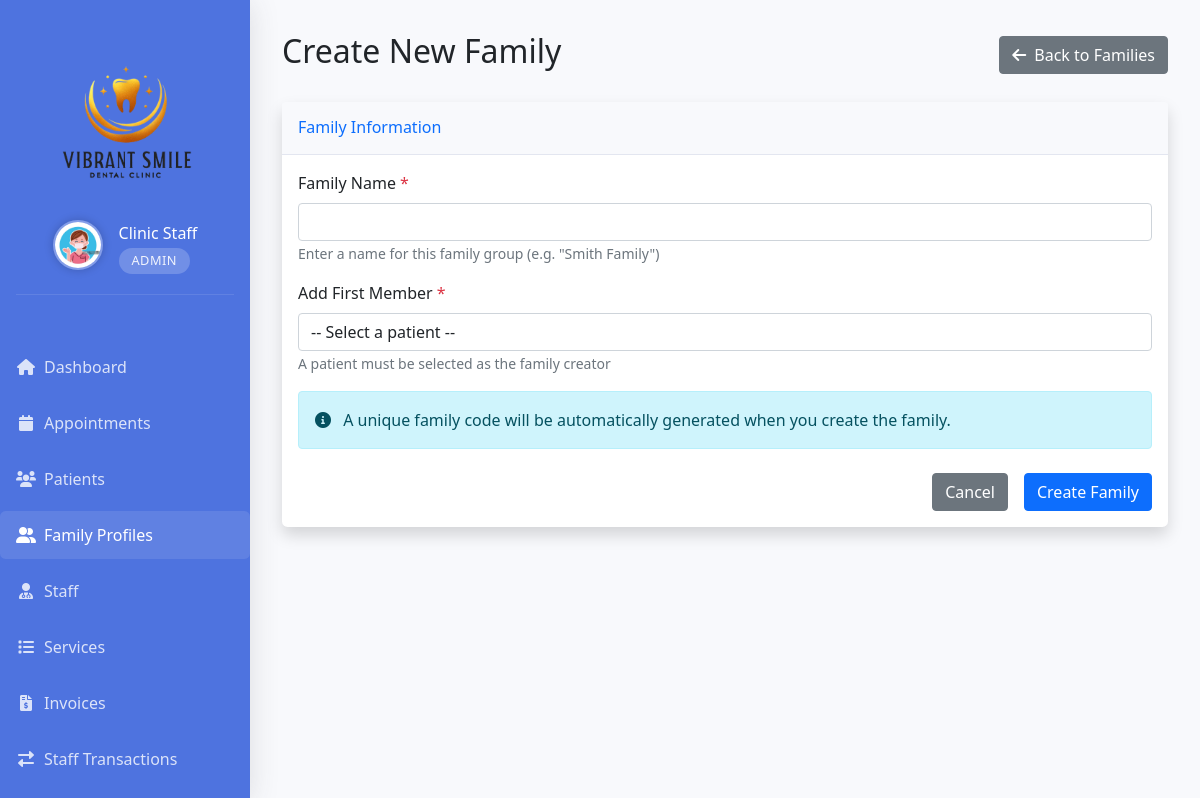
/admin/add_family.php (signed in), run on the app's committed database.
### tables this page shows
CREATE TABLE `users` (
  `id` int(11) NOT NULL,
  `username` varchar(50) NOT NULL,
  `password` varchar(255) NOT NULL,
  `role` enum('admin','doctor','patient') NOT NULL,
  `email` varchar(100) NOT NULL,
  `first_name` varchar(50) NOT NULL DEFAULT '',
  `middle_name` varchar(50) NOT NULL DEFAULT '',
  `last_name` varchar(50) NOT NULL DEFAULT '',
  `phone` varchar(20) DEFAULT NULL,
  `created_at` timestamp NOT NULL DEFAULT current_timestamp(),
  `updated_at` timestamp NOT NULL DEFAULT current_timestamp() ON UPDATE current_timestamp(),
  `active` tinyint(1) DEFAULT 1,
  `email_verified` tinyint(1) DEFAULT 0,
  `profile_picture` varchar(255) DEFAULT NULL
);

### admin/add_family.php (the view, shortened to what this page needs)
<?php
require_once "../config/database.php";
$family_name = "";
$family_name_err = "";
$patient_id = 0;
$error = "";
$current_page = "family_profiles";
require_once "includes/header.php";
?>
<div class="d-flex justify-content-between align-items-center mb-4">
    <h2>Create New Family</h2>
    <a href="family_profiles.php" class="btn btn-secondary">
        <i class="fas fa-arrow-left me-2"></i>Back to Families
    </a>
</div>
<div class="card shadow mb-4">
    <div class="card-header py-3">
        <h6 class="m-0 font-weight-bold text-primary">Family Information</h6>
    </div>
    <div class="card-body">
        <form method="post" action="<?php echo htmlspecialchars($_SERVER["PHP_SELF"]); ?>" id="addFamilyForm">
            <div class="mb-3">
                <label for="family_name" class="form-label">Family Name <span class="text-danger">*</span></label>
                <input type="text" class="form-control <?php echo !empty($family_name_err) ? 'is-invalid' : ''; ?>"
                       id="family_name" name="family_name" value="<?php echo htmlspecialchars($family_name); ?>" required>
                <small class="form-text text-muted">Enter a name for this family group (e.g. "Smith Family")</small>
            </div>
            <div class="mb-3">
                <label for="patient_id" class="form-label">Add First Member <span class="text-danger">*</span></label>
                <select class="form-control <?php echo ($patient_id <= 0 && !empty($error)) ? 'is-invalid' : ''; ?>"
                       id="patient_id" name="patient_id" required>
                    <option value="0">-- Select a patient --</option>
                </select>
                <small class="form-text text-muted">A patient must be selected as the family creator</small>
            </div>
            <div class="alert alert-info mb-4">
                <i class="fas fa-info-circle me-2"></i>
                A unique family code will be automatically generated when you create the family.
            </div>
            <div class="d-grid gap-2 d-md-flex justify-content-md-end">
                <a href="family_profiles.php" class="btn btn-secondary me-md-2">Cancel</a>
                <button type="submit" class="btn btn-primary">Create Family</button>
            </div>
        </form>
    </div>
</div>
<?php require_once "includes/footer.php"; ?>

### admin/includes/header.php (shortened to what this page needs)
<!DOCTYPE html>
<html lang="en">
<head>
    <link href="https://cdn.jsdelivr.net/npm/bootstrap@5.1.3/dist/css/bootstrap.min.css" rel="stylesheet">
    <link href="https://cdnjs.cloudflare.com/ajax/libs/font-awesome/6.0.0/css/all.min.css" rel="stylesheet">
    <link href="https://cdn.jsdelivr.net/npm/sweetalert2@11.7.32/dist/sweetalert2.min.css" rel="stylesheet">
    <link href="https://cdn.jsdelivr.net/npm/fullcalendar@5.11.3/main.min.css" rel="stylesheet">
</head>
<body>
    <div class="container-fluid">
        <div class="row">
            <div class="col-lg-2 px-0 sidebar" id="sidebar">
                <div class="logo-container">
                    <img src="../assets/images/logo_vibrant.png" alt="Vibrant SmileDental Logo" class="img-fluid logo-img">
                    <?php
                    $admin_id = $_SESSION["id"];
                    $admin_query = "SELECT first_name, last_name, profile_picture FROM users WHERE id = ?";
                    $admin_stmt = mysqli_prepare($conn, $admin_query);
                    mysqli_stmt_bind_param($admin_stmt, "i", $admin_id);
                    mysqli_stmt_execute($admin_stmt);
                    $admin_result = mysqli_stmt_get_result($admin_stmt);
                    $admin_info = mysqli_fetch_assoc($admin_result);
                    $admin_name = $admin_info['first_name'] . ' ' . $admin_info['last_name'];
                    $profile_pic = $admin_info['profile_picture'] ? '../' . $admin_info['profile_picture'] : '../assets/img/default-profile.png';
                    ?>
                    <div class="admin-profile mb-3">
                        <div class="d-flex align-items-center justify-content-center">
                            <img src="<?php echo $profile_pic; ?>" alt="Admin Profile" class="admin-profile-img rounded-circle me-3">
                            <div class="text-start">
                                <h4 class="text-white mb-0"><?php echo htmlspecialchars($admin_name); ?></h4>
                                <span class="admin-label">Admin</span>
                            </div>
                        </div>
                    </div>
                </div>
                <ul class="nav flex-column">
                    <li class="nav-item">
                        <a class="nav-link <?php echo $current_page === 'dashboard' ? 'active' : ''; ?>" href="dashboard.php">
                            <i class="fas fa-home me-2"></i> Dashboard
                        </a>
                    </li>
                    <li class="nav-item">
                        <a class="nav-link <?php echo $current_page === 'appointments' ? 'active' : ''; ?>" href="appointments.php">
                            <i class="fas fa-calendar me-2"></i> Appointments
                        </a>
                    </li>
                    <li class="nav-item">
                        <a class="nav-link <?php echo $current_page === 'patients' ? 'active' : ''; ?>" href="patients.php">
                            <i class="fas fa-users me-2"></i> Patients
                        </a>
                    </li>
                    <li class="nav-item">
                        <a class="nav-link <?php echo $current_page === 'family_profiles' ? 'active' : ''; ?>" href="family_profiles.php">
                            <i class="fas fa-user-friends me-2"></i> Family Profiles
                        </a>
                    </li>
                    <li class="nav-item">
                        <a class="nav-link <?php echo $current_page === 'staff' ? 'active' : ''; ?>" href="staff.php">
                            <i class="fas fa-user-md me-2"></i> Staff
                        </a>
                    </li>
                    <li class="nav-item">
                        <a class="nav-link <?php echo $current_page === 'services' ? 'active' : ''; ?>" href="services.php">
                            <i class="fas fa-list me-2"></i> Services
                        </a>
                    </li>
                    <li class="nav-item">
                        <a class="nav-link <?php echo $current_page === 'invoices' ? 'active' : ''; ?>" href="invoices.php">
                            <i class="fas fa-file-invoice-dollar me-2"></i> Invoices
                        </a>
                    </li>
                    <li class="nav-item">
                        <a class="nav-link <?php echo $current_page === 'transactions' ? 'active' : ''; ?>" href="transactions.php">
                            <i class="fas fa-exchange-alt me-2"></i> Staff Transactions
                        </a>
                    </li>
                    <li class="nav-item">
                        <a class="nav-link <?php echo $current_page === 'reports' ? 'active' : ''; ?>" href="reports.php">
                        </a>
                    </li>
                </ul>
            </div>
            <div class="col-lg-10 main-content" id="mainContent">

### admin/includes/header.php (style rules this page uses)
body { background: #f8f9fc; overflow-x: hidden; }
.sidebar { min-height: 100vh; background: #4e73df; color: white; padding: 1rem; position: fixed; left: 0; top: 0; z-index: 1000; transition: all 0.3s ease; width: 250px; overflow-y: auto; box-shadow: 0 0.15rem 1.75rem 0 rgba(58, 59, 69, 0.15); }
.sidebar .nav-link { color: rgba(255,255,255,.8); padding: 0.75rem 1rem; border-radius: 0.35rem; margin-bottom: 0.5rem; transition: all 0.3s ease; white-space: nowrap; display: flex; align-items: center; }
.sidebar .nav-link i { width: 20px; text-align: center; margin-right: 0.5rem; }
.sidebar .nav-link.active { background: rgba(255,255,255,.1); color: white; font-weight: 500; }
.main-content { padding: 2rem; margin-left: 250px; transition: all 0.3s ease; min-height: 100vh; position: relative; }
.card { border: none; border-radius: 0.35rem; box-shadow: 0 0.15rem 1.75rem 0 rgba(58, 59, 69, 0.15); margin-bottom: 1.5rem; }
.card-header { background-color: #f8f9fc; border-bottom: 1px solid #e3e6f0; padding: 1rem; }
.logo-container { padding: 1rem; margin-bottom: 1rem; text-align: center; border-radius: 0.5rem; }
.logo-container img { max-width: 180px; height: auto; margin-bottom: 0.5rem; transition: transform 0.3s ease; }
.logo-container h4 { margin: 0; font-size: 1.2rem; color: rgba(255, 255, 255, 0.9); font-weight: 500; }
.logo-container .admin-label { display: inline-block; background: rgba(255, 255, 255, 0.2); color: rgba(255, 255, 255, 0.9); padding: 0.2rem 0.8rem; border-radius: 1rem; font-size: 0.8rem; margin-top: 0.3rem; font-weight: 500; letter-spacing: 0.5px; text-transform: uppercase; }
@media (min-width: 992px) { .sidebar { transform: none !important; display: block !important; width: 250px !important; position: fixed !important; height: 100vh !important; z-index: 1000 !important; } }
@media (min-width: 992px) { .main-content { margin-left: 250px !important; width: calc(100% - 250px) !important; } }
.admin-profile { padding-bottom: 1rem; border-bottom: 1px solid rgba(255, 255, 255, 0.1); margin-bottom: 1rem; }
.admin-profile-img { width: 50px; height: 50px; object-fit: cover; border: 2px solid rgba(255, 255, 255, 0.3); box-shadow: 0 0 10px rgba(0, 0, 0, 0.2); }
.admin-profile h4 { font-size: 1rem; font-weight: 500; }
.logo-img { max-width: 120px; margin: 0 auto; display: block; }

### data on the page
users: profile_picture (picture), admin_name "Clinic Staff"
